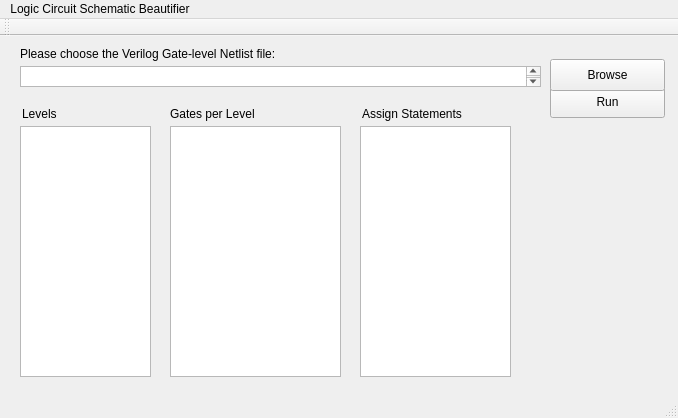
<?xml version="1.0" encoding="UTF-8"?>
<ui version="4.0">
 <class>MainWindow</class>
 <widget class="QMainWindow" name="MainWindow">
  <property name="geometry">
   <rect>
    <x>0</x>
    <y>0</y>
    <width>678</width>
    <height>418</height>
   </rect>
  </property>
  <property name="windowTitle">
   <string>Logic Circuit Beautifier</string>
  </property>
  <widget class="QWidget" name="centralWidget">
   <widget class="QLabel" name="label">
    <property name="geometry">
     <rect>
      <x>20</x>
      <y>10</y>
      <width>301</width>
      <height>16</height>
     </rect>
    </property>
    <property name="text">
     <string>Please choose the Verilog Gate-level Netlist file:</string>
    </property>
   </widget>
   <widget class="QPushButton" name="pushButton">
    <property name="geometry">
     <rect>
      <x>550</x>
      <y>50</y>
      <width>115</width>
      <height>32</height>
     </rect>
    </property>
    <property name="text">
     <string>Run</string>
    </property>
   </widget>
   <widget class="QPushButton" name="pushButton_2">
    <property name="geometry">
     <rect>
      <x>550</x>
      <y>23</y>
      <width>115</width>
      <height>32</height>
     </rect>
    </property>
    <property name="text">
     <string>Browse</string>
    </property>
   </widget>
   <widget class="QTextBrowser" name="textBrowser">
    <property name="geometry">
     <rect>
      <x>20</x>
      <y>30</y>
      <width>521</width>
      <height>21</height>
     </rect>
    </property>
   </widget>
   <widget class="QTextBrowser" name="textBrowser_3">
    <property name="geometry">
     <rect>
      <x>170</x>
      <y>90</y>
      <width>171</width>
      <height>251</height>
     </rect>
    </property>
   </widget>
   <widget class="QListWidget" name="listWidget">
    <property name="geometry">
     <rect>
      <x>20</x>
      <y>90</y>
      <width>131</width>
      <height>251</height>
     </rect>
    </property>
   </widget>
   <widget class="QLabel" name="label_2">
    <property name="geometry">
     <rect>
      <x>22</x>
      <y>70</y>
      <width>59</width>
      <height>16</height>
     </rect>
    </property>
    <property name="text">
     <string>Levels</string>
    </property>
   </widget>
   <widget class="QLabel" name="label_3">
    <property name="geometry">
     <rect>
      <x>170</x>
      <y>70</y>
      <width>111</width>
      <height>16</height>
     </rect>
    </property>
    <property name="text">
     <string>Gates per Level</string>
    </property>
   </widget>
   <widget class="QTextBrowser" name="textBrowser_2">
    <property name="geometry">
     <rect>
      <x>360</x>
      <y>90</y>
      <width>151</width>
      <height>251</height>
     </rect>
    </property>
   </widget>
   <widget class="QLabel" name="label_4">
    <property name="geometry">
     <rect>
      <x>362</x>
      <y>70</y>
      <width>131</width>
      <height>16</height>
     </rect>
    </property>
    <property name="text">
     <string>Assign Statements</string>
    </property>
   </widget>
  </widget>
  <widget class="QMenuBar" name="menuBar">
   <property name="geometry">
    <rect>
     <x>0</x>
     <y>0</y>
     <width>678</width>
     <height>22</height>
    </rect>
   </property>
   <widget class="QMenu" name="menuLogic_Circuit_Schematic_Beautifier">
    <property name="title">
     <string>Logic Circuit Schematic Beautifier</string>
    </property>
   </widget>
   <addaction name="menuLogic_Circuit_Schematic_Beautifier"/>
  </widget>
  <widget class="QToolBar" name="mainToolBar">
   <attribute name="toolBarArea">
    <enum>TopToolBarArea</enum>
   </attribute>
   <attribute name="toolBarBreak">
    <bool>false</bool>
   </attribute>
  </widget>
  <widget class="QStatusBar" name="statusBar"/>
 </widget>
 <layoutdefault spacing="6" margin="11"/>
 <resources/>
 <connections/>
</ui>
